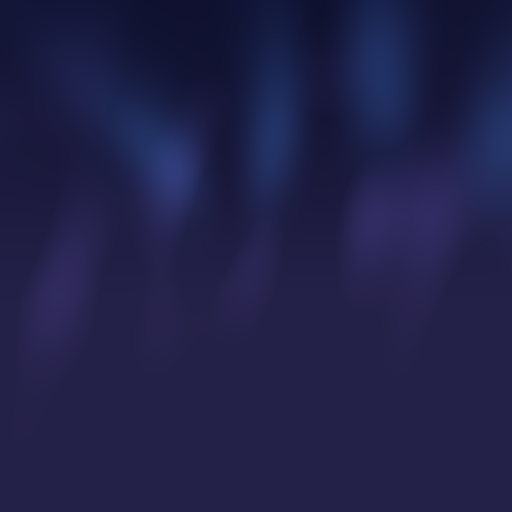
#> input picture assets/ui/skybox/moonfall/v01/Bk.png, 512 x 512 px, found by its file name
$ python validate_sky_cubemap_seams.py
#> lines starting #> are read from the running program, lines starting #| are printed output that depends on the picture
"""Validate KAGEBOUND sky-only cubemap edge continuity before Roblox publication.
Checks 12 physical cube edges, 6 face image modes/dimensions and edge RGB deltas.
"""
from pathlib import Path
import argparse
import numpy as np
from PIL import Image
FACES=("Bk","Dn","Ft","Lf","Rt","Up")
def ray(face,u,v):
    return {"Ft":(u,-v,-1),"Bk":(-u,-v,1),"Rt":(1,-v,u),
            "Lf":(-1,-v,-u),"Up":(u,1,v),"Dn":(u,-1,-v)}[face]
def edge_signature(face,side,t):
    u,v=((-1,t) if side=="left" else (1,t) if side=="right" else
         (t,-1) if side=="top" else (t,1))
    d=ray(face,u,v)
    fixed=tuple((i,1 if abs(x-1)<1e-9 else -1)
                for i,x in enumerate(d) if abs(abs(x)-1)<1e-9)
    return fixed,d
def validate(folder,threshold=20):
#> called with threshold = 20
    imgs={face:np.asarray(Image.open(folder/(face+".png")).convert("RGB"),dtype=np.float32)
          for face in FACES}
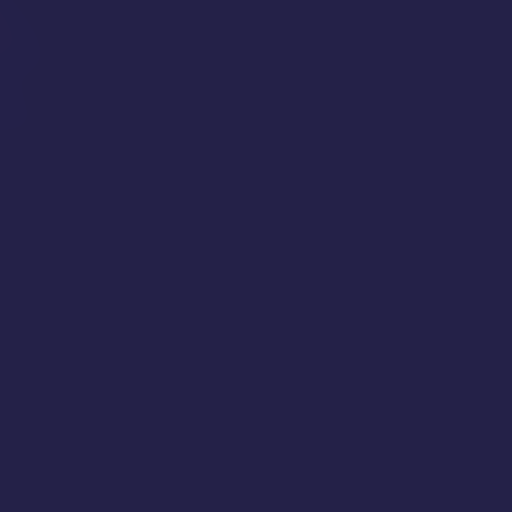
#> input picture assets/ui/skybox/moonfall/v01/Dn.png, 512 x 512 px, found by its file name
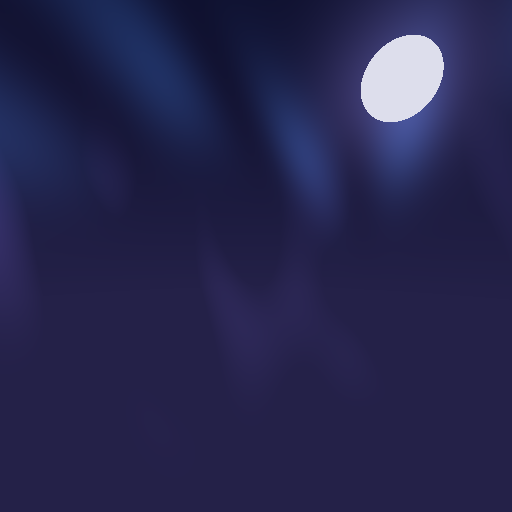
#> input picture assets/ui/skybox/moonfall/v01/Ft.png, 512 x 512 px, found by its file name
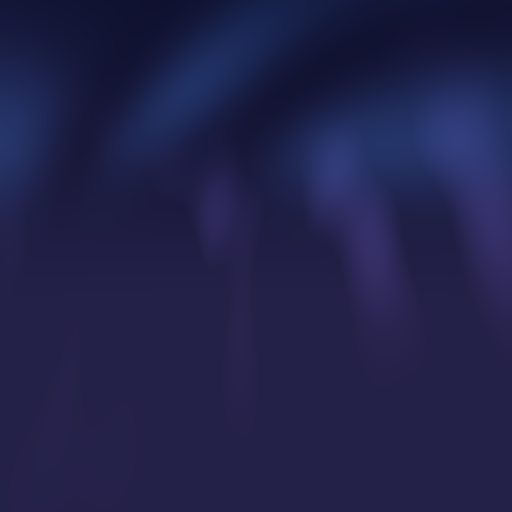
#> input picture assets/ui/skybox/moonfall/v01/Lf.png, 512 x 512 px, found by its file name
    dims={a.shape for a in imgs.values()}
    assert len(dims)==1 and next(iter(dims))[2]==3, dims
    n=next(iter(dims))[0]
    assert next(iter(dims))[1]==n and n>=256
    edges={}
    t=np.linspace(-1+1/n,1-1/n,n)
    for face in FACES:
        for side in ("left","right","top","bottom"):
            a=imgs[face]
            pixels={"left":a[:,0],"right":a[:,-1],"top":a[0],"bottom":a[-1]}[side]
            # Each edge is identified by the two fixed cube-axis signs.
            sig,d=edge_signature(face,side,0)
            key=tuple(sorted(sig))
            # Sort by the free cube axis so reversed face orientations align.
            free=next(i for i in range(3) if i not in [j for j,_ in key])
            d0=edge_signature(face,side,-.5)[1][free]
            d1=edge_signature(face,side,.5)[1][free]
            if d0>d1:pixels=pixels[::-1]
            edges.setdefault(key,[]).append((face,side,pixels))
    assert len(edges)==12, f"Expected 12 edges, got {len(edges)}"
    worst=0.
    for key,pair in edges.items():
        assert len(pair)==2, (key,pair)
        delta=np.abs(pair[0][2]-pair[1][2])
        peak=float(delta.max())
        worst=max(worst,peak)
        if peak>threshold:
            raise AssertionError(f"Seam {key} {pair[0][:2]} vs {pair[1][:2]} peak RGB delta {peak:.1f} > {threshold}")
    print(f"{folder}: 12 cube seams PASS, worst per-channel delta {worst:.1f}, size {n}x{n}")
if __name__=="__main__":
    parser=argparse.ArgumentParser()
    parser.add_argument("--root",default="assets/ui/skybox")
    parser.add_argument("--threshold",type=float,default=20)
    args=parser.parse_args()
    for variant in ("moonfall","veilfall"):
#> (the run stopped early here; a loop or call above may not have finished)
